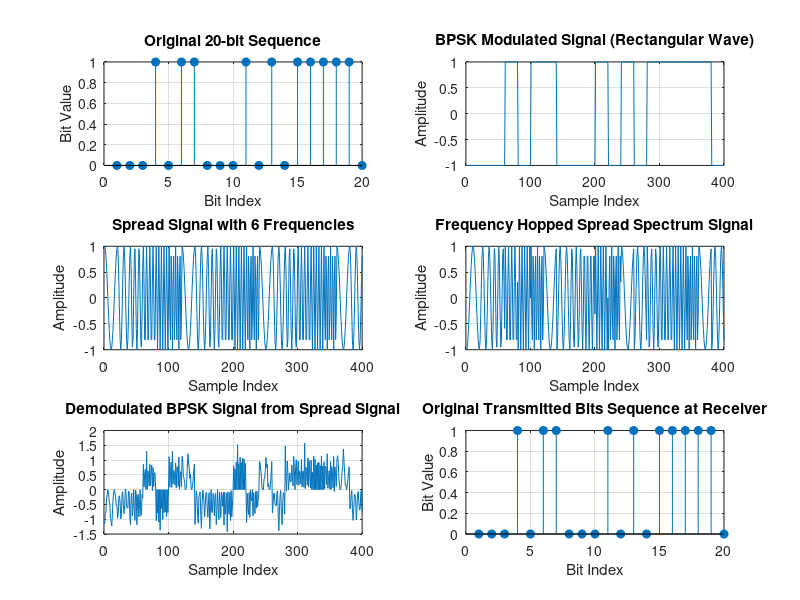

Here is the MATLAB script that generated this plot:
numBits = 20;
numHops = 6;
hopFrequencies = [1, 2, 3, 4, 5, 6] * 1e3;
hopDuration = 1e-3;
snr = 10;
fs = 20e3;

dataBits = randi([0 1], numBits, 1);

modulatedData = 2*dataBits - 1;
bpskSignal = repelem(modulatedData, hopDuration*fs);

t = (0:1/fs:hopDuration-1/fs)';
fhssSignal = [];
hopSignal = [];
for i = 1:numBits
  hopIdx = mod(i-1, numHops) + 1;
  freq = hopFrequencies(hopIdx);
  carrier = cos(2*pi*freq*t);
  hopSignal = [hopSignal; carrier];
  fhssSignal = [fhssSignal; bpskSignal((i-1)*length(t)+1:i*length(t)) .* carrier];
end

receivedSignal = awgn(fhssSignal, snr, 'measured');

demodulatedSignal = [];
receivedBits = zeros(numBits, 1);
for i = 1:numBits
  hopIdx = mod(i-1, numHops) + 1;
  freq = hopFrequencies(hopIdx);
  carrier = cos(2*pi*freq*t);
  segment = receivedSignal((i-1)*length(t)+1:i*length(t));
  demodulated = segment .* carrier;
  demodulatedSignal = [demodulatedSignal; demodulated];
  receivedBits(i) = sum(demodulated) > 0;
end

figure;

subplot(3, 2, 1);
stem(dataBits, 'filled');
title('Original 20-bit Sequence');
xlabel('Bit Index');
ylabel('Bit Value');
grid on;

subplot(3,2,2);
plot(bpskSignal);
title('BPSK Modulated Signal (Rectangular Wave)');
xlabel('Sample Index');
ylabel('Amplitude');
grid on;

subplot(3, 2, 3);
plot(hopSignal);
title('Spread Signal with 6 Frequencies');
xlabel('Sample Index');
ylabel('Amplitude');
grid on;

subplot(3, 2, 4);
plot(fhssSignal);
title('Frequency Hopped Spread Spectrum Signal');
xlabel('Sample Index');
ylabel('Amplitude');
grid on;

subplot(3, 2, 5);
plot(demodulatedSignal);
title('Demodulated BPSK Signal from Spread Signal');
xlabel('Sample Index');
ylabel('Amplitude');
grid on;

subplot(3, 2, 6);
stem(receivedBits, 'filled');
title('Original Transmitted Bits Sequence at Receiver');
xlabel('Bit Index');
ylabel('Bit Value');
grid on;

BER_FHSS = sum(dataBits ~= receivedBits) / numBits;
fprintf('FHSS BER: %e\n', BER_FHSS);
